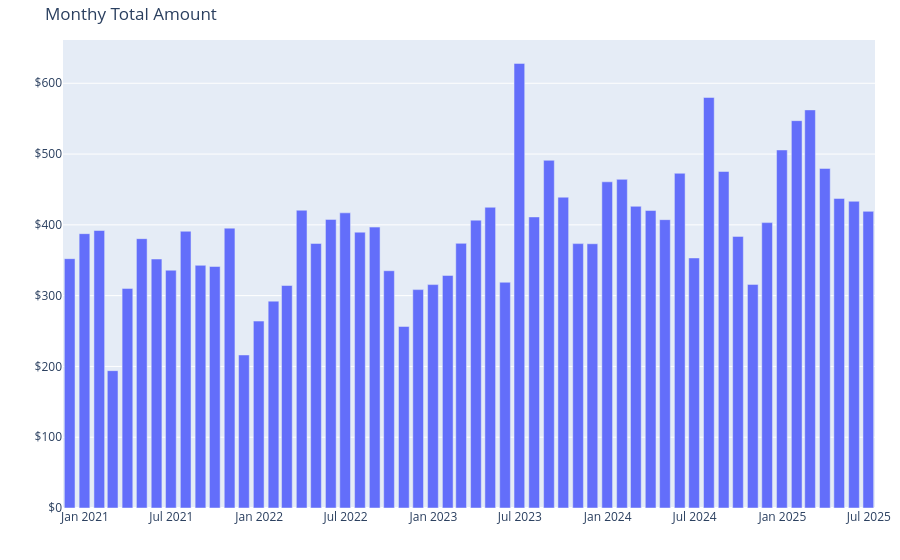

Notebook code cell kept with this figure:
### Markdown cell above
<hr>

### Code cell
import warnings

# uppress specific FutureWarning
warnings.filterwarnings("ignore", category=FutureWarning)

# plot
fig = px.bar(
    monthly_amount,
    x="Date",
    y="Amount",
    title="Monthy Total Amount",
    labels={"Date": "Month and Year", "Amount": "Amount ($)"},
)

# format y-axis to show currency
fig.update_traces(hovertemplate="Month and Year: %{x}<br>Amount: $%{y:.2f}")

# format for mobile
fig.update_layout(
    xaxis=dict(title=""),
    yaxis=dict(
        title="",
        tickprefix="$",
    ),
    margin=dict(
        t=40,
        b=30,
        l=10,
        r=10,
    ),
    legend=dict(
        orientation="h",
        x=0.5,
        xanchor="center",
        y=-0.2,
    ),
)

fig.show()

### Figure 1 — Plotly figure (JSON) as saved in the notebook; plotly's stock layout.template omitted (floating-point values rounded to 4 significant figures)
{"data": [{"alignmentgroup": "True", "hovertemplate": "Month and Year: %{x}<br>Amount: $%{y:.2f}", "legendgroup": "", "marker": {"color": "#636efa", "pattern": {"shape": ""}}, "name": "", "offsetgroup": "", "orientation": "v", "showlegend": false, "textposition": "auto", "type": "bar", "x": ["2020-11-30T00:00:00", "2020-12-31T00:00:00", "2021-01-31T00:00:00", "2021-02-28T00:00:00", "2021-03-31T00:00:00", "2021-04-30T00:00:00", "2021-05-31T00:00:00", "2021-06-30T00:00:00", "2021-07-31T00:00:00", "2021-08-31T00:00:00", "2021-09-30T00:00:00", "2021-10-31T00:00:00", "2021-11-30T00:00:00", "2021-12-31T00:00:00", "2022-01-31T00:00:00", "2022-02-28T00:00:00", "2022-03-31T00:00:00", "2022-04-30T00:00:00", "2022-05-31T00:00:00", "2022-06-30T00:00:00", "2022-07-31T00:00:00", "2022-08-31T00:00:00", "2022-09-30T00:00:00", "2022-10-31T00:00:00", "2022-11-30T00:00:00", "2022-12-31T00:00:00", "2023-01-31T00:00:00", "2023-02-28T00:00:00", "2023-03-31T00:00:00", "2023-04-30T00:00:00", "2023-05-31T00:00:00", "2023-06-30T00:00:00", "2023-07-31T00:00:00", "2023-08-31T00:00:00", "2023-09-30T00:00:00", "2023-10-31T00:00:00", "2023-11-30T00:00:00", "2023-12-31T00:00:00", "2024-01-31T00:00:00", "2024-02-29T00:00:00", "2024-03-31T00:00:00", "2024-04-30T00:00:00", "2024-05-31T00:00:00", "2024-06-30T00:00:00", "2024-07-31T00:00:00", "2024-08-31T00:00:00", "2024-09-30T00:00:00", "2024-10-31T00:00:00", "2024-11-30T00:00:00", "2024-12-31T00:00:00", "2025-01-31T00:00:00", "2025-02-28T00:00:00", "2025-03-31T00:00:00", "2025-04-30T00:00:00", "2025-05-31T00:00:00", "2025-06-30T00:00:00"], "xaxis": "x", "y": [352.3, 387.5, 392, 194, 310.2, 380.5, 351.7, 335.9, 390.9, 342.8, 341.2, 395.4, 216.2, 264.0, 292.2, 314.3, 420.7, 373.7, 407.7, 417.0, 389.7, 396.8, 335.2, 256.5, 308.5, 315.6, 328.5, 373.9, 406.6, 424.8, 318.9, 628.1, 411.2, 491.2, 439.1, 373.5, 373.3, 460.8, 464.3, 426.2, 420.2, 407.3, 472.9, 353.2, 579.9, 475.4, 383.7, 315.9, 403.1, 505.8, 547.2, 562.4, 479.7, 437.3, 433.3, 419.1], "yaxis": "y"}], "layout": {"barmode": "relative", "legend": {"orientation": "h", "tracegroupgap": 0, "x": 0.5, "xanchor": "center", "y": -0.2}, "margin": {"b": 30, "l": 10, "r": 10, "t": 40}, "title": {"text": "Monthy Total Amount"}, "xaxis": {"anchor": "y", "domain": [0, 1], "title": {"text": ""}}, "yaxis": {"anchor": "x", "domain": [0, 1], "tickprefix": "$", "title": {"text": ""}}}}
